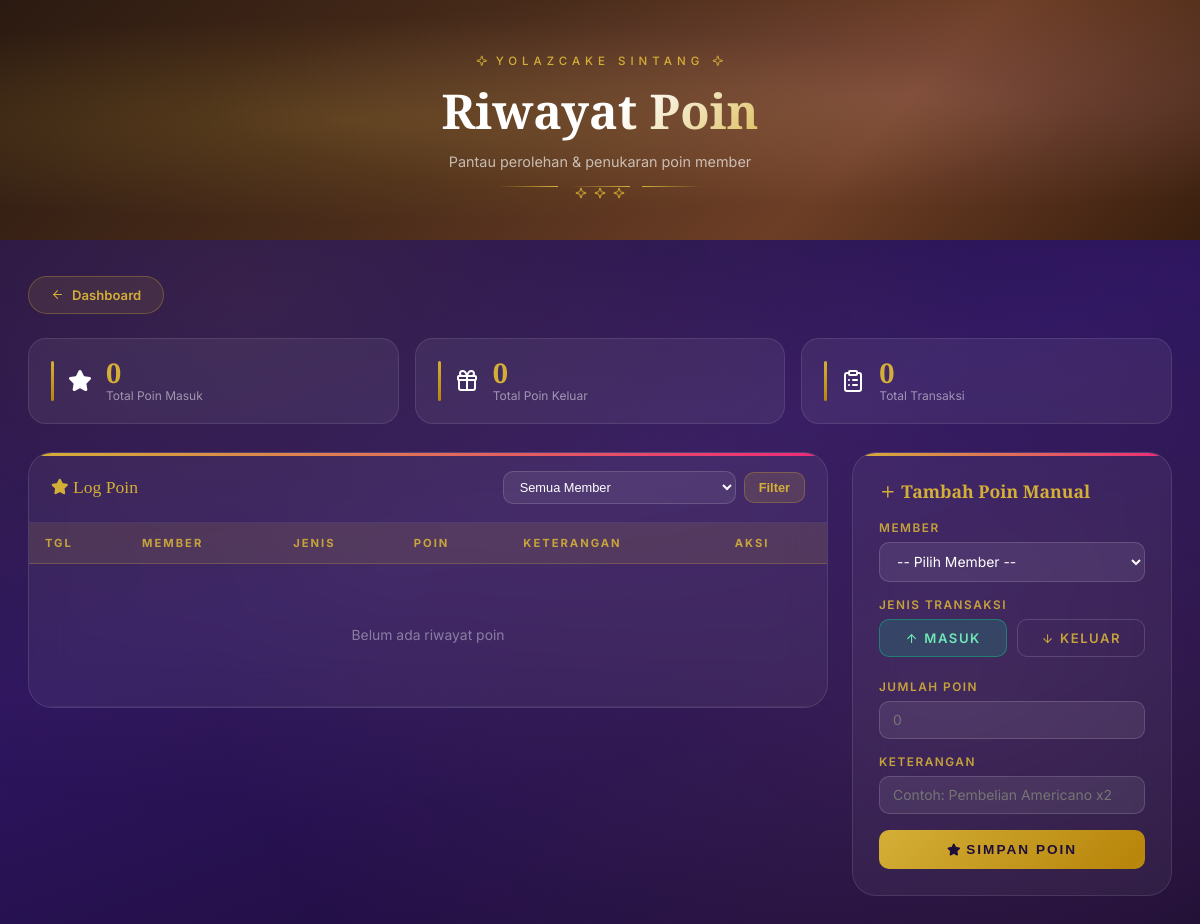
The page /riwayat_poin/riwayat_poin.php (signed in) on the database as committed earlier.
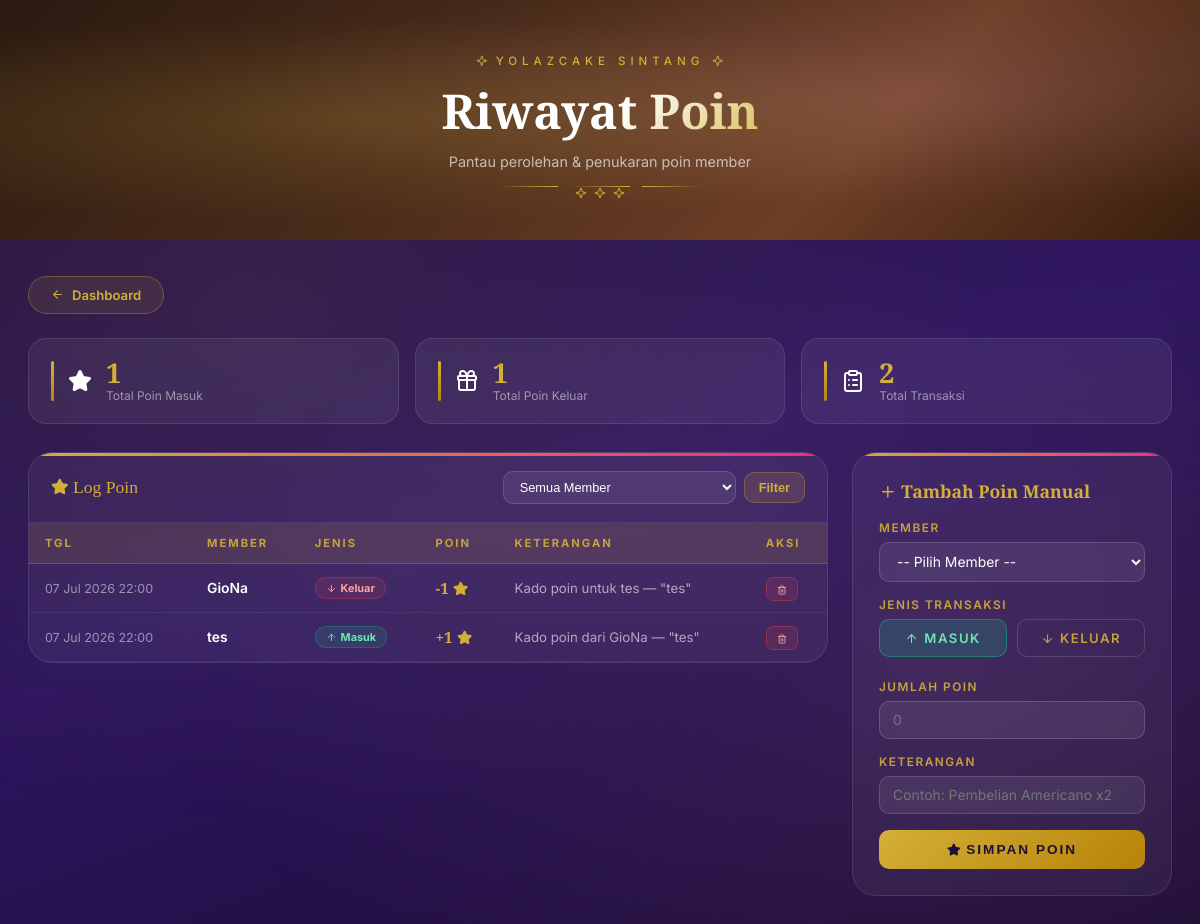
The same page on the database as committed later.
### tables this page shows
CREATE TABLE `riwayat_poin` (
  `id_riwayat` int(11) NOT NULL,
  `id_member` int(11) NOT NULL,
  `jenis` enum('Masuk','Keluar') NOT NULL,
  `poin` int(11) NOT NULL,
  `keterangan` varchar(255) DEFAULT NULL,
  `created_at` timestamp NOT NULL DEFAULT current_timestamp()
);

CREATE TABLE `member` (
  `id_member` int(11) NOT NULL,
  `id_user` int(11) DEFAULT NULL,
  `nama` varchar(100) NOT NULL,
  `email` varchar(100) DEFAULT NULL,
  `no_hp` varchar(20) DEFAULT NULL,
  `alamat` text DEFAULT NULL,
  `poin` int(11) DEFAULT 0,
  `streak_saat_ini` int(11) NOT NULL DEFAULT 0,
  `streak_terbaik` int(11) NOT NULL DEFAULT 0,
  `checkin_terakhir` date DEFAULT NULL,
  `created_at` timestamp NOT NULL DEFAULT current_timestamp()
);

### riwayat_poin/riwayat_poin.php (the view, shortened to what the changed rows need)
<?php
include '../config/koneksi.php';
$filter_member = (int)($_GET['member'] ?? 0);
if($filter_member){
    $stmt = $conn->prepare("SELECT rp.*,m.nama FROM riwayat_poin rp LEFT JOIN member m ON m.id_member=rp.id_member WHERE rp.id_member=? ORDER BY rp.created_at DESC");
    $stmt->bind_param("i", $filter_member);
    $stmt->execute();
    $query = $stmt->get_result();
} else {
    $query = $conn->query("SELECT rp.*,m.nama FROM riwayat_poin rp LEFT JOIN member m ON m.id_member=rp.id_member ORDER BY rp.created_at DESC");
}
$stats = mysqli_fetch_assoc(mysqli_query($conn,"SELECT SUM(CASE WHEN jenis='Masuk' THEN poin ELSE 0 END) as total_masuk, SUM(CASE WHEN jenis='Keluar' THEN poin ELSE 0 END) as total_keluar, COUNT(*) as total FROM riwayat_poin"));
?>
<!DOCTYPE html>
<html lang="id">
<head>
  <link rel="stylesheet" href="../assets/css/lucide-icons.css">
</head>
<body>
<div class="page-hero" id="pageHero">
  <div class="hero-inner">
    <h1>Riwayat Poin</h1>
  </div>
</div>
<div class="page-wrapper">
  <div class="stats-row">
    <div class="stat-card"><span class="stat-icon"><i data-lucide="star" class="lucide-ic lucide-fill"></i></span>
      <div><div class="stat-val"><?= number_format($stats['total_masuk']??0) ?></div><div class="stat-lbl">Total Poin Masuk</div></div></div>
    <div class="stat-card"><span class="stat-icon"><i data-lucide="gift" class="lucide-ic"></i></span>
      <div><div class="stat-val"><?= number_format($stats['total_keluar']??0) ?></div><div class="stat-lbl">Total Poin Keluar</div></div></div>
    <div class="stat-card"><span class="stat-icon"><i data-lucide="clipboard-list" class="lucide-ic"></i></span>
      <div><div class="stat-val"><?= number_format($stats['total']??0) ?></div><div class="stat-lbl">Total Transaksi</div></div></div>
  </div>
  <div class="main-grid">
    <div class="table-card">
      <div style="overflow-x:auto;">
      <table>
        <thead><tr><th>Tgl</th><th>Member</th><th>Jenis</th><th>Poin</th><th>Keterangan</th><th>Aksi</th></tr></thead>
        <tbody>
        <?php $rows=mysqli_num_rows($query); if($rows>0): while($d=mysqli_fetch_assoc($query)): ?>
        <tr>
          <td style="font-size:.78em;color:rgba(255,255,255,.5);white-space:nowrap;"><?= date('d M Y H:i',strtotime($d['created_at'])) ?></td>
          <td class="td-nama"><?= htmlspecialchars($d['nama']??'—') ?></td>
          <td><?php if($d['jenis']==='Masuk'): ?><span class="badge-masuk"><i data-lucide="arrow-up" class="lucide-ic"></i> Masuk</span>
              <?php else: ?><span class="badge-keluar"><i data-lucide="arrow-down" class="lucide-ic"></i> Keluar</span><?php endif; ?></td>
          <td><span class="poin-val"><?= $d['jenis']==='Masuk'?'+':'-' ?><?= number_format($d['poin']) ?> <i data-lucide="star" class="lucide-ic lucide-fill"></i></span></td>
          <td style="color:rgba(255,255,255,.6);font-size:.83em;"><?= htmlspecialchars($d['keterangan']??'—') ?></td>
          <td><a href="?hapus=<?= $d['id_riwayat'] ?>&<?= $filter_member?"member=$filter_member":'' ?>"
               class="btn-hapus-sm" onclick="return confirm('Hapus entri ini? Poin member akan dikembalikan.')"><i data-lucide="trash-2" class="lucide-ic"></i></a></td>
        </tr>
        <?php endwhile; else: ?>
        <tr><td colspan="6"><div class="empty-state">Belum ada riwayat poin</div></td></tr>
        <?php endif; ?>
        </tbody>
      </table>
      </div>
    </div>
  </div>
</div>
</body>
</html>

Rows that differ between the two databases and show on the page:
added riwayat_poin: created_at "07 Jul 2026 22:00", id_member.nama "GioNa", jenis "Keluar" (drawn), poin "1", keterangan "Kado poin untuk tes — \"tes\""
added riwayat_poin: created_at "07 Jul 2026 22:00", id_member.nama "tes", jenis "Masuk" (drawn), poin "1", keterangan "Kado poin dari GioNa — \"tes\""
Other text that changed with them:
$stats['total_masuk']: "0" → "1"
$stats['total_keluar']: "0" → "1"
$stats['total']: "0" → "2"
text no longer shown: "Belum ada riwayat poin"
